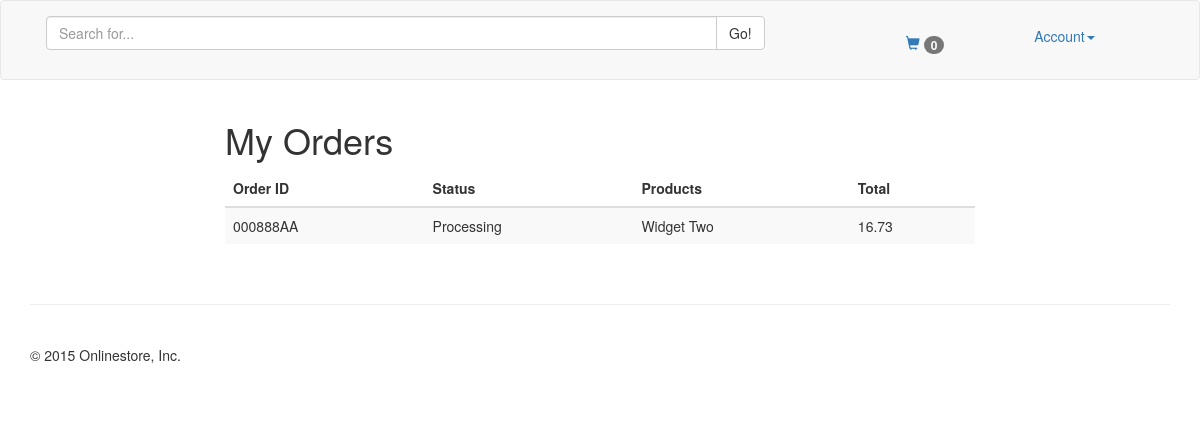
Before: /orders/ (signed in) with the older database file.
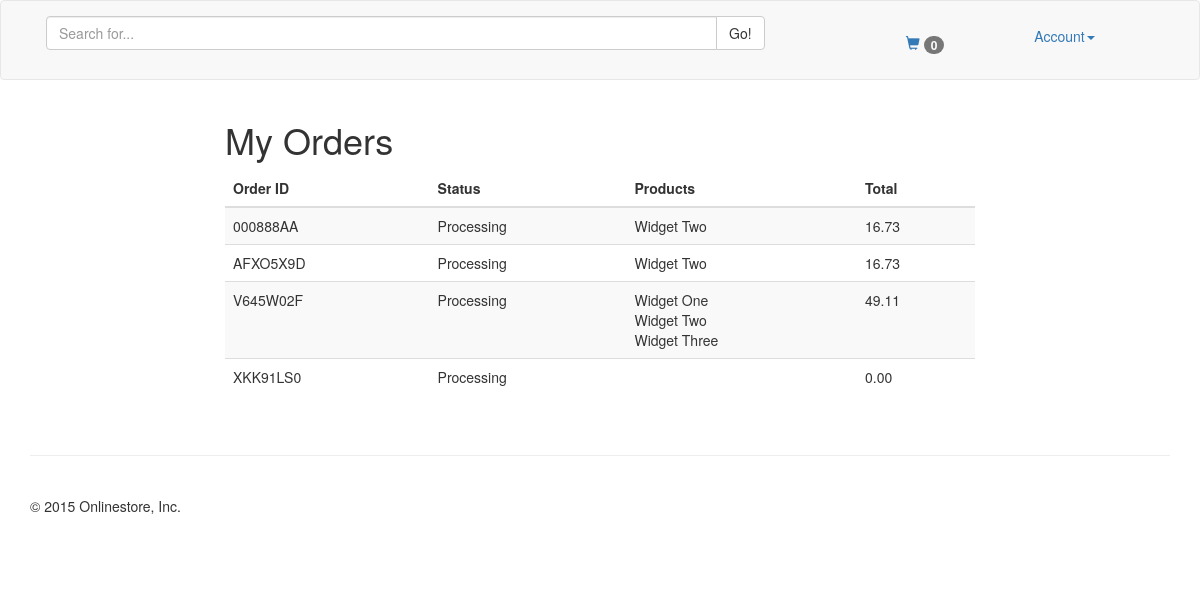
After: the same page with the newer database file.
### orders/models.py (models this page shows, shortened)
class Order(models.Model):
	user = models.ForeignKey(settings.AUTH_USER_MODEL)
	cart = models.ForeignKey(Cart)
	mailing_address = models.ForeignKey(UserMailingAddress)
	billing_address = models.ForeignKey(UserBillingAddress)
	order_id = models.CharField(max_length=10)
	status = models.CharField(max_length=50, choices=STATUS_CHOICES, default="Processing")
	subtotal = models.DecimalField(max_digits=10, decimal_places=2, default=0.00)
	tax = models.DecimalField(max_digits=10, decimal_places=2, default=0.00)
	total = models.DecimalField(max_digits=10, decimal_places=2, default=0.00)
	created = models.DateTimeField(auto_now_add=True)
	updated = models.DateTimeField(auto_now=True)

### products/models.py (models this page shows)
class Product(models.Model):
	slug = AutoSlugField(('slug'), max_length=60, unique=True, populate_from=('title',))
	title = models.CharField(max_length=50)
	description = models.TextField()
	price = models.DecimalField(max_digits=10, decimal_places=2, default=0.00)
	created = models.DateTimeField(auto_now_add=True)
	updated = models.DateTimeField(auto_now=True)
	def __str__(self):
		return self.title

### orders/views.py (the view)
@login_required
def my_orders(request):
	user = request.user
	context = {'orders': user.order_set.all }
	return render(request, 'orders/history.html', context)

### orders/templates/orders/history.html
{% extends 'base.html' %}
{% block content %}
<div class="row">
	<div class="col-md-8 col-md-offset-2">
		<h1>My Orders</h1>
		<table class="table table-striped">
			<thead>
				<tr>
					<th>Order ID</th>
					<th>Status</th>
					<th>Products</th>
					<th>Total</th>
				</tr>
			</thead>
			<tbody>
				{% for order in orders %}
				<tr>
					<td>{{ order.order_id }}</td>
					<td>{{ order.status }}</td>
					<td>
					{% for product in order.cart.products.all %}
						{{ product }}<br>
					{% endfor %}
					</td>
					<td>{{ order.total }}</td>
				</tr>
				{% endfor %}
			</tbody>
		</table>
	</div>
</div>
{% endblock %}

### templates/base.html (shortened to what this page needs)
{% load bootstrap3 %}
<!DOCTYPE html>
<html lang="en">
	<head>
		{% bootstrap_css %}
	</head>
	<body>
		{% include "navbar.html" %}
		<div class="container">
			{% block content %}
			{% endblock %}
		</div>
		<div class="container">
			<footer class="footer">
				<p>&copy; 2015 Onlinestore, Inc.</p>
			</footer>
		</div>
	</body>
</html>

### templates/navbar.html (shortened to what this page needs)
<nav class="navbar navbar-default">
	<div class="container-fluid">
	    <div class="navbar-header">
	    <div class="col-xs-8 col-md-8">
			<form class="navbar-text pull-right" role="search" action="/search/">
				<div class="input-group">
					<input type="text" name="term" class="form-control" placeholder="Search for...">
					<span class="input-group-btn">
					<button class="btn btn-default" type="submit">Go!</button>
					</span>
				</div>
			</form>
		</div>
		<div class="col-xs-2">
			<ul class="nav" style="margin-top:0.5em">
				<li class="navbar-text pull-right">
					<a href='{% url "my_cart" %}'>
						<span class="glyphicon glyphicon-shopping-cart"></span>
						<span class="badge">
							{% if 'total_items' in request.session %}
								{{ request.session.total_items }}
							{% else %}
								0
							{% endif %}
						</span>
					</a>
				</li>
			</ul>
		</div>
		<div class="col-xs-2">
			<ul class="nav navbar-text">
			{% if user.is_authenticated %}
					<li class="dropdown">
						<a href="#" class="dropdown-toggle" data-toggle="dropdown" role="button" aria-haspopup="true" aria-expanded="false">Account<span class="caret"></span></a>
					</li>
			{% else %}
				<a href='{% url "user_login" %}'><span class='navbar-text'>Login</span></a>
			{% endif %}
			</ul>
		</div>
	    </div>
	</div>
</nav>

### templates/base.html (style rules this page uses)
.footer { padding-top: 40px; padding-bottom: 40px; margin-top: 40px; border-top: 1px solid #eee; }

Changed rows visible on the page:
added Order: order_id "AFXO5X9D", status "Processing", total "16.73", Product (title "Widget Two")
added Order: order_id "V645W02F", status "Processing", total "49.11", Product (title "Widget Two")
now on this page (row unchanged): Product: title "Widget One", shown under "V645W02F"
now on this page (row unchanged): Product: title "Widget Three", shown under "V645W02F"
added Order: order_id "XKK91LS0", status "Processing", total "0.00"
